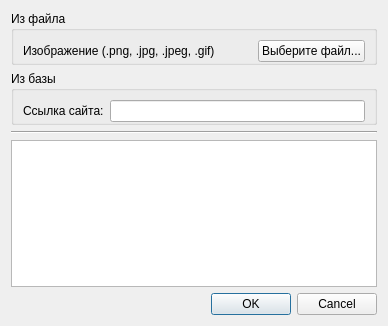
<?xml version="1.0" encoding="UTF-8"?>
<ui version="4.0">
 <class>IconChooser</class>
 <widget class="QDialog" name="IconChooser">
  <property name="geometry">
   <rect>
    <x>0</x>
    <y>0</y>
    <width>388</width>
    <height>326</height>
   </rect>
  </property>
  <property name="windowTitle">
   <string>Выбор иконки...</string>
  </property>
  <layout class="QVBoxLayout" name="verticalLayout">
   <item>
    <widget class="QGroupBox" name="groupBox">
     <property name="title">
      <string>Из файла</string>
     </property>
     <layout class="QHBoxLayout" name="horizontalLayout">
      <property name="bottomMargin">
       <number>0</number>
      </property>
      <item>
       <widget class="QLabel" name="label">
        <property name="text">
         <string>Изображение (.png, .jpg, .jpeg, .gif)</string>
        </property>
       </widget>
      </item>
      <item>
       <widget class="QPushButton" name="chooseFile">
        <property name="sizePolicy">
         <sizepolicy hsizetype="Fixed" vsizetype="Fixed">
          <horstretch>0</horstretch>
          <verstretch>0</verstretch>
         </sizepolicy>
        </property>
        <property name="text">
         <string>Выберите файл...</string>
        </property>
       </widget>
      </item>
     </layout>
    </widget>
   </item>
   <item>
    <widget class="QGroupBox" name="groupBox_2">
     <property name="title">
      <string>Из базы</string>
     </property>
     <layout class="QHBoxLayout" name="horizontalLayout_2">
      <property name="bottomMargin">
       <number>0</number>
      </property>
      <item>
       <widget class="QLabel" name="label_3">
        <property name="text">
         <string>Ссылка сайта:</string>
        </property>
       </widget>
      </item>
      <item>
       <widget class="QLineEdit" name="siteUrl"/>
      </item>
     </layout>
    </widget>
   </item>
   <item>
    <widget class="Line" name="line">
     <property name="orientation">
      <enum>Qt::Horizontal</enum>
     </property>
    </widget>
   </item>
   <item>
    <widget class="QListWidget" name="iconList">
     <property name="movement">
      <enum>QListView::Static</enum>
     </property>
     <property name="resizeMode">
      <enum>QListView::Adjust</enum>
     </property>
     <property name="viewMode">
      <enum>QListView::IconMode</enum>
     </property>
    </widget>
   </item>
   <item>
    <widget class="QDialogButtonBox" name="buttonBox">
     <property name="orientation">
      <enum>Qt::Horizontal</enum>
     </property>
     <property name="standardButtons">
      <set>QDialogButtonBox::Cancel|QDialogButtonBox::Ok</set>
     </property>
    </widget>
   </item>
  </layout>
 </widget>
 <resources/>
 <connections>
  <connection>
   <sender>buttonBox</sender>
   <signal>accepted()</signal>
   <receiver>IconChooser</receiver>
   <slot>accept()</slot>
   <hints>
    <hint type="sourcelabel">
     <x>248</x>
     <y>254</y>
    </hint>
    <hint type="destinationlabel">
     <x>157</x>
     <y>274</y>
    </hint>
   </hints>
  </connection>
  <connection>
   <sender>buttonBox</sender>
   <signal>rejected()</signal>
   <receiver>IconChooser</receiver>
   <slot>reject()</slot>
   <hints>
    <hint type="sourcelabel">
     <x>316</x>
     <y>260</y>
    </hint>
    <hint type="destinationlabel">
     <x>286</x>
     <y>274</y>
    </hint>
   </hints>
  </connection>
 </connections>
</ui>
